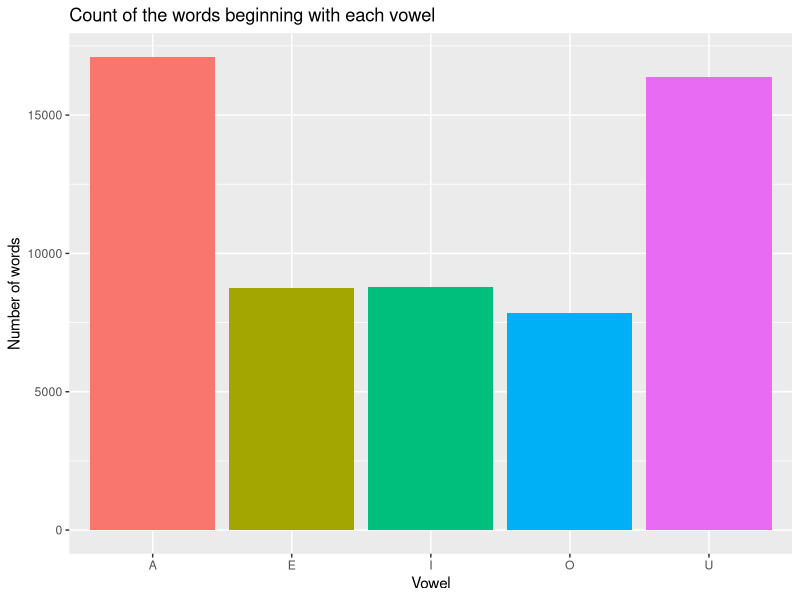

This chart was generated by the following R code:
library(ggplot2)
p <- ggplot(read.csv("vowels_word_count.csv", row.names = NULL),
						aes(X, Words_sum, fill = X)) +
	geom_bar(stat="identity") +
	xlab("Vowel") + ylab("Number of words") +
	ggtitle("Count of the words beginning with each vowel") +
	scale_x_discrete(labels = c("A", "E", "I", "O", "U")) +
	theme(legend.position="none")

ggsave("vowels_word_count.png", p)
